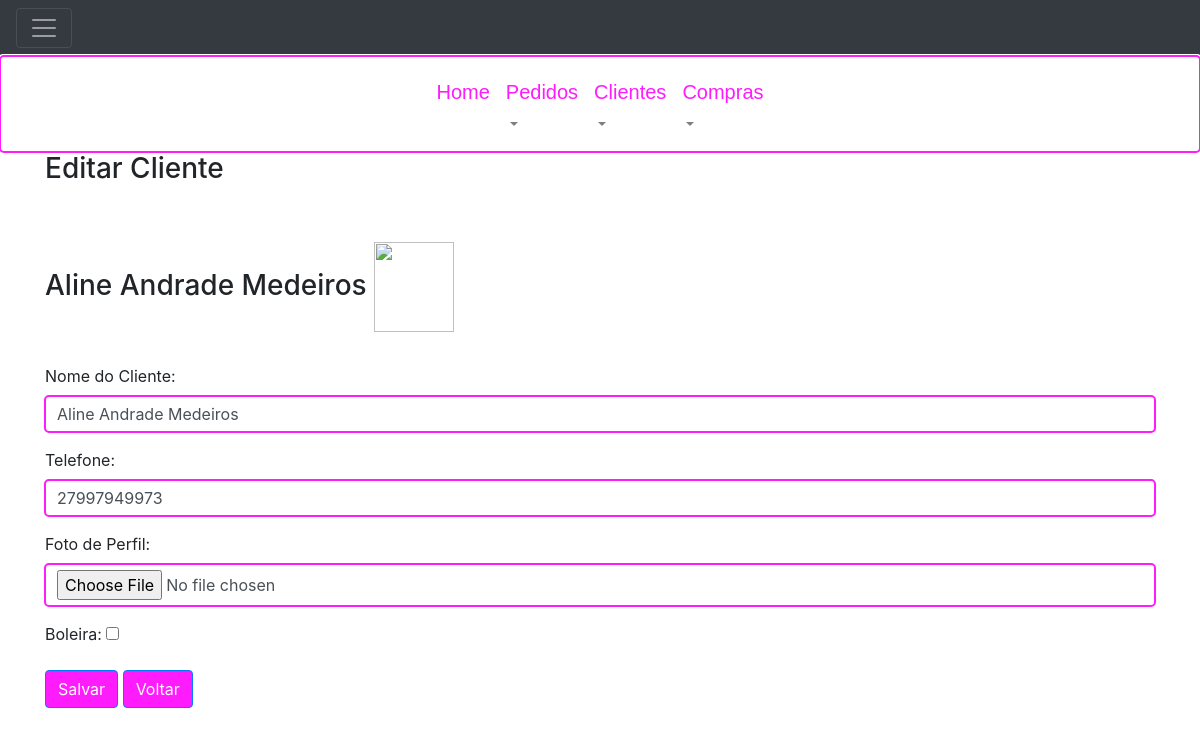
Page /clients/28/update/ (signed in) on the earlier database version.
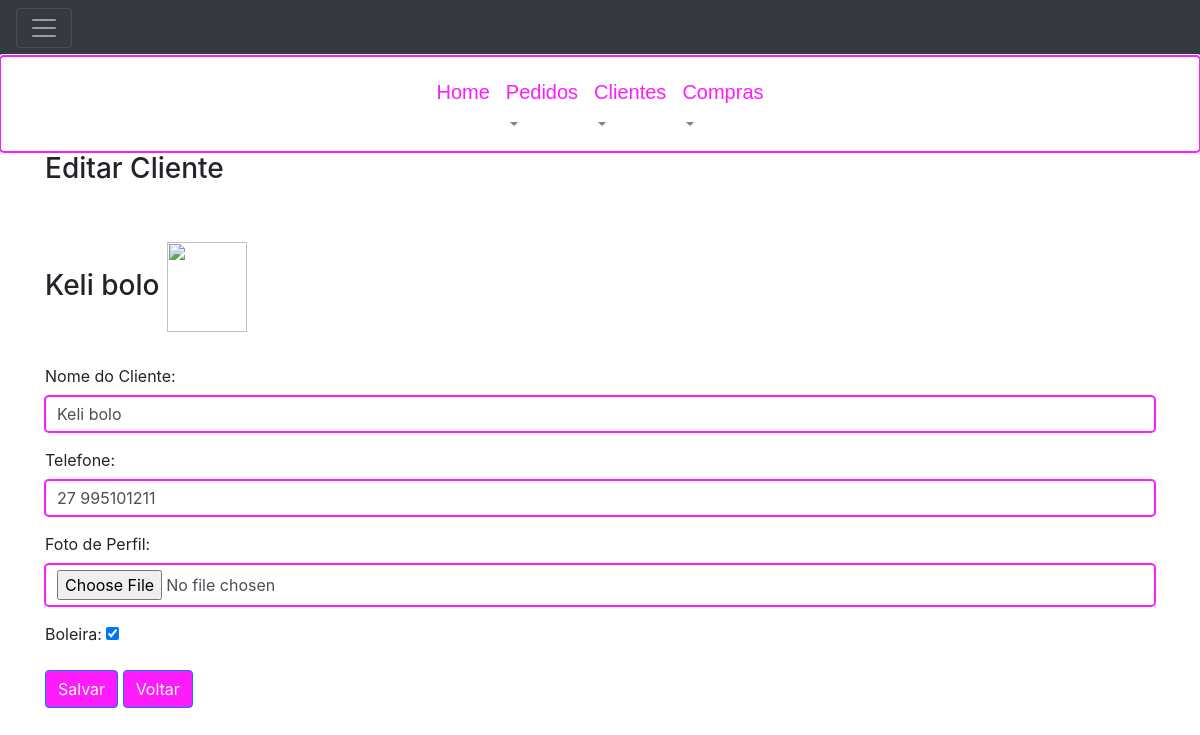
Same page on the later database version.
### order_control/models.py (models this page shows, shortened)
class Client (models.Model):
    createAt = models.DateTimeField(auto_now_add=True)
    name = models.CharField(max_length=255, verbose_name='Nome do Cliente')
    phone = models.CharField(max_length=15, null=True, blank=True, verbose_name='Telefone')
    picture = models.FileField(upload_to='clients/', null=True, blank=True, verbose_name='Foto de Perfil')
    balance = models.DecimalField(max_digits=8, decimal_places=2, default=0.0, verbose_name='Balanço')
    cakeMaker = models.BooleanField(default=False, verbose_name='Boleira')

### order_control/views.py (the view)
# urls.py: path('clients/<int:pk>/update/', views.ClientUpdateView.as_view(), name='client_update'),
class ClientUpdateView(LoginRequiredMixin, FormSubmittedIncontextMixin, UpdateView):
    model = Client
    form_class = ClientForm
    template_name = 'order_control/client/update.html'
    success_url = reverse_lazy('order_control:client_list', )

### order_control/form.py
class ClientForm(forms.ModelForm):
    class Meta:
        model = Client
        widgets = {
            'name': forms.TextInput(attrs={'class': 'form-control'}),
            'phone': forms.TextInput(attrs={'class': 'form-control'}),
            'picture': forms.FileInput(attrs={'class': 'form-control', 'required': False})
        }
        fields = ('name', 'phone', 'cakeMaker', 'picture')

### templates/order_control/client/update.html (shortened to what this page needs)
{% extends "layout.html" %}
{% block content %}
    <div class="container">
        <h3>Editar Cliente </h3> </br></br>
        <h3> {{ client.name }}
                                         {% if client.picture != None %}
                                            <img src="{{ MEDIA_URL}}{{ client.picture }}" width="80" height="90" >
                                          {% endif %}
        </h3>
        <form enctype="multipart/form-data" action="{% url 'order_control:client_update' client.id %}"
              method="post" {% if form_submitted %}class="was-validated" {% endif %}>
            {% include 'order_control/client/form.html' %}
            <button type="submit" class="btn btn-primary">Salvar</button>
            <a href="{% url 'order_control:client_list' %}"> <div class="btn btn-primary">Voltar</div></a>
        </form>
    </div>
{% endblock %}

### templates/order_control/client/form.html (shortened to what this page needs)
<div class="form-group">
    {{ form.name.label_tag }}
    {{ form.name }}
</div>
<div class="form-group">
    {{ form.phone.label_tag }}
    {{ form.phone }}
</div>
<div class="form-group">
    {{ form.picture.label_tag }}
    {{ form.picture }}
</div>
<div class="form-group">
    {{ form.cakeMaker.label_tag }}
    {{ form.cakeMaker }}
</div>

Differences in the rows shown:
changed Client: name "Aline Andrade Medeiros" → "Keli bolo"; phone "27997949973" → "27 995101211"; cakeMaker "☐" → "☑"
